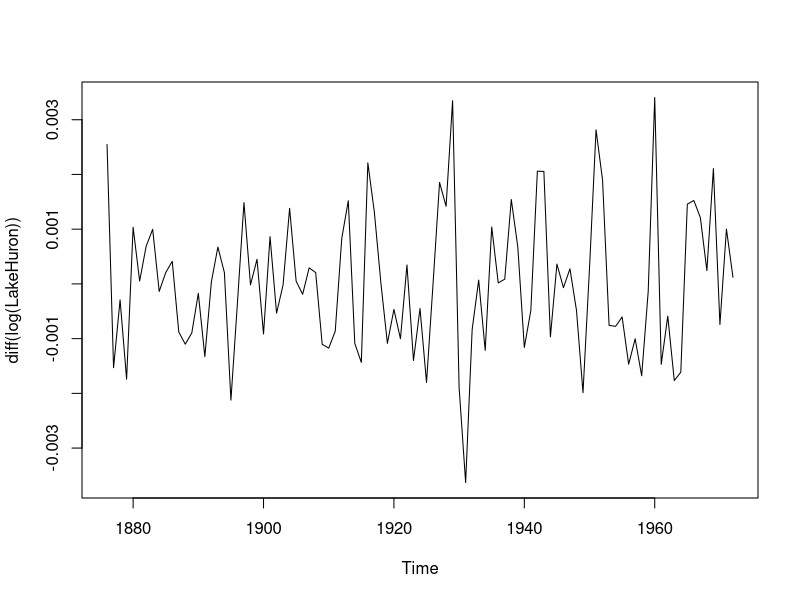
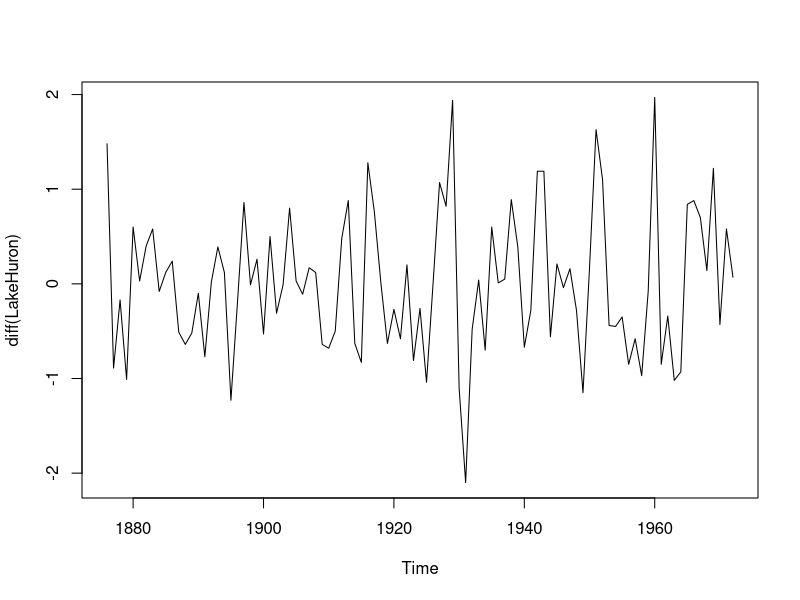
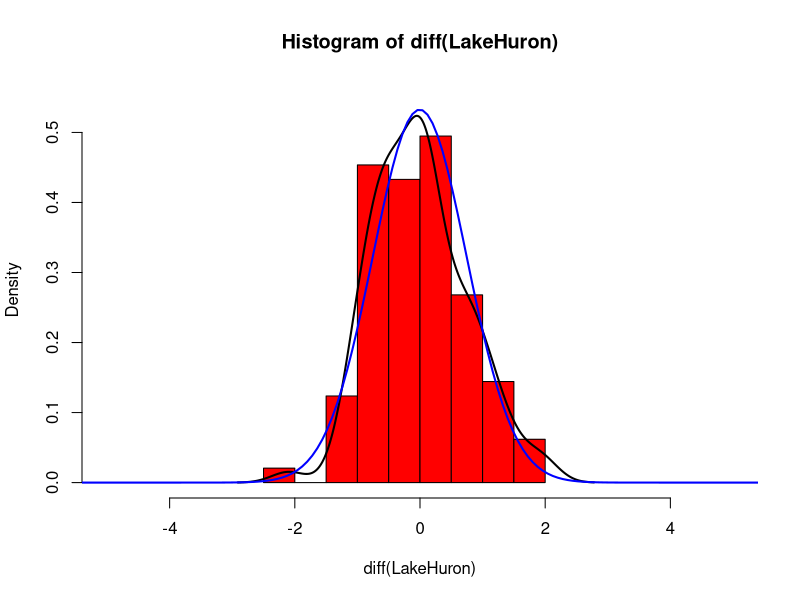

The R source for these figures, in order: (Note: this script raises an error after producing the figures.)
## ---- chunk 1
library(forecast)

## ---- chunk 2
data("LakeHuron")
head(LakeHuron)
# Test de normalidad
plot(diff(log(LakeHuron)),type = "l")

# Muestra posibles atipicidades
plot(diff(LakeHuron),type = "l")

# Hay que jugar un poco con los limites, porque a veces sale un poco cortado el grafico  o s eve muy pequenno si la escala es muy grande.
hist(diff(LakeHuron),
     prob = T,
     ylim = c(0,0.55),
     xlim = c(-5,5),
     col = "red")

lines(density(diff(LakeHuron)),lwd = 2)

mu <- mean(diff(LakeHuron))
mu

sigma <- sd(diff(LakeHuron))
sigma

x <- seq(-40,40,length = 1000)
min(x)
max(x)

y <- dnorm(x,mu,sigma)
lines(x,y,lwd = 2,col = "blue")

# Prueba de Shapiro

df <- diff(LakeHuron)
shapiro.test(df) # No hay evidencia suficiente para rechazar la hipotesis
## ---- chunk 3
# Grafico para mostrar la descompocision de una serie
plot(stl(LakeHuron,
         s.window = "periodic")) # No funciona porque no hay periodo o tiene muy pocos datos
## ---- chunk 4
# Se carga la base de Datos de Lake Hurón, que contine datos sobre los niveles de agua (en pies) de dicho lago desde 1875 a 1972 (datos anuales)

data(LakeHuron)
LakeHuron

# Se crea el Peridiograma

res <- spec.pgram(LakeHuron, log = "no") # ver cuales son los espectros mas grandes, y si hay ciclos, son puntos que debemos darle prioridad
res 

res$freq
res$spec

# Ordenar las frecuencias con respecto al espectro
order(res$spec,res$freq,decreasing = TRUE)  

# SE SELECCIONAN LAS PRIMERAS TRES POSICIONES

# La posición 1 del order se debe ignorar, si queda dentro de las primeras tres posiciones

max1 <- res$freq[3] # "3" sale del espectro ordenado
max1

max2 <- res$freq[13]
max2

max3 <- res$freq[9]
max3

# El primer "pico" ocurre en: 0.03
abline(v = max1, 
       lty = "dotted", 
       col = "red")

# Para el cálculo del períodos, se toma 1 como la frecuencia de la Serie, pues los datos son anuales
# Esto implica que el periodo es:

periodo1 <- 1/max1 # "1" porque los datos son anuales, si son mensuales se pone 12, si son diarios 365... cambia de acuerdo a la frecuencia de los datos.
periodo1 # Muy grande para el tamaño de la serie

# El segundo "pico" ocurre en: 0.13
abline(v = max2, 
       lty = "dotted",
       col = "blue")

# Esto implica que el periodo es:
periodo2 <- 1/max2
periodo2


# El tercer "pico" ocurre en: 0.09
abline(v = max3, 
       lty = "dotted",
       col = "magenta")

# Esto implica que el periodo es:
periodo3 <- 1/max3
periodo3
## ---- chunk 5
# Creamos el modelo SARIMA(1,2,1)(2,1,0)
# Con periodo = 11 (el que obtuvimos en los periodos de arriba). 33 lo descartamos porque era muy grande para este caso
fit <- arima(LakeHuron,
             order = c(1,2,1),
             seasonal = list(order = c(2,1,0),
                             period = 11))

LH.pred <- predict(fit, 
                   n.ahead = 8)
LH.pred
## ---- chunk 6
# p=1 (Lineas que se salen del grafico "Patrial ACF")
layout(matrix(c(1,1,2,3), 2, 2, byrow = TRUE))

plot(LakeHuron,
     xlim = c(1875,1980),
     ylim = c(575,584),
     type = "o")

lines(LH.pred$pred,
      col = "red",
      type = "o")

lines(LH.pred$pred + 2*LH.pred$se,
      col = "red",
      lty = 3,
      type = "o")

lines(LH.pred$pred - 2*LH.pred$se,
      col = "red",
      lty = 3,
      type = "o")

acf(LakeHuron, 
    main = "Autocorrelación Simple",
    col = "black",
    ylim = c(-1,1))

pacf(LakeHuron,main = "Autocorrelación Parcial",
     col = "black",
     ylim = c(-1,1))
## ---- chunk 7
## SARIMA(2,2,1)(2,1,2)
fit <- arima(LakeHuron,
             order = c(2,2,1),
             seasonal = list(order = c(2,1,2), period = 11))

LH.pred <- predict(fit,n.ahead = 8) # 8 predicciones a futuro

layout(matrix(c(1,1,2,3), 2, 2, byrow = TRUE))

plot(LakeHuron,
     xlim = c(1875,1980),
     ylim = c(575,584), type = "o")

lines(LH.pred$pred,col = "green", type = "o")

lines(LH.pred$pred + 2*LH.pred$se,
      col = "green",
      lty = 3, 
      type = "o")

lines(LH.pred$pred - 2*LH.pred$se,
      col = "green",
      lty = 3, 
      type = "o")

acf(LakeHuron, 
    main = "Autocorrelación Simple",
    col = "black",
    ylim = c(-1,1))

pacf(LakeHuron, 
     main = "Autocorrelación Parcial",
     col = "black",
     ylim = c(-1,1))
## ---- chunk 8
prediccion <- forecast(fit, h = 30)
plot(prediccion)

## ---- chunk 9
# Modelo para período 7 SARIMA(2,2,2)(3,3,3)

fit <- arima(LakeHuron,order=c(2,2,2),seasonal=list(order=c(3,3,3),period=7))
LH.pred<-predict(fit,n.ahead=8)
layout(matrix(c(1,1,2,3), 2, 2, byrow = TRUE))
plot(LakeHuron,xlim=c(1875,1980),ylim=c(575,584),type="o")
lines(LH.pred$pred,col="blue",type="o")
lines(LH.pred$pred+2*LH.pred$se,col="blue",lty=3,type="o")
lines(LH.pred$pred-2*LH.pred$se,col="blue",lty=3,type="o")
acf(LakeHuron,main="Autocorrelación Simple",col="black",ylim=c(-1,1))
pacf(LakeHuron,main="Autocorrelación Parcial",col="black",ylim=c(-1,1))
## ---- chunk 10
caj104 <- read.csv("cajero104.csv", header = F, sep = ',', dec = '.' )

# Iniciando el 1° de enero del 2008. Como los datos son diarios, la frecuencia es 365

caj104 <- ts(caj104[,1],
             start = c(2008,1), 
             frequency = 365) # Si aqui nos da 7, son 7 dias
# siembre hay que revisar en que formato esta nuestra serie de datos y hacer la conversion.

period104 <- spec.pgram(caj104, log = "no")

pos <- order(period104$spec,
             period104$freq,
             decreasing = TRUE) 
pos[1:3]

# La posición 1 en order se debe ignorar
max1 <- period104$freq[71]
max1

max2 <- period104$freq[154]
max2

max3 <- period104$freq[309]
max3

is.ts(caj104) # Verificar la serie de tiempo

# El primer "pico" ocurre en: max1
abline(v = max1, lty = "dotted", col = "red")
# Esto implica que el periodo es:
# Donde 365 es la frecuencia de la Serie
periodo1 <- 365/max1
periodo1

# El segundo "pico" ocurre en: max2
abline(v = max2, lty = "dotted", col = "blue")
# Esto implica que el periodo es:
periodo2 <- 365/max2
periodo2

# El tercer "pico" ocurre en: 0.09
abline(v = max3, lty = "dotted", col = "magenta")

# Esto implica que el periodo es:
periodo3 <- 365/max3
periodo3

## ---- chunk 11
plot(stl(caj104,
         s.window = "periodic"))
## ---- chunk 12
# Con periodo = 15

auto.arima(caj104)
## ---- chunk 13
fit <- arima(caj104,
             order = c(2,1,2),
             seasonal = list(order = c(1,1,1),
                             period = 15))

LH.pred <- predict(fit,n.ahead = 48)

layout(matrix(c(1,1,2,3), 2, 2, byrow = TRUE))

plot(caj104,
     xlim = c(2008,2011), 
     type = "o")

lines(LH.pred$pred, col = "green",
      type = "o")

lines(LH.pred$pred + 2*LH.pred$se, 
      col = "green",
      lty = 3,
      type = "o")

lines(LH.pred$pred - 2*LH.pred$se,
      col = "green",
      lty = 3,
      type = "o")

acf(caj104, main = "Autocorrelación Simple", 
    col = "black",
    ylim = c(-1,1))

pacf(caj104,main = "Autocorrelación Parcial", 
     col = "black",
     ylim = c(-1,1))
## ---- chunk 14

plot(caj104, type = "o")

res <- HoltWinters(caj104)
plot(res)


plot(caj104,
     xlim = c(2008,2011))

lines(predict(res,n.ahead = 48), col = 2)
## ---- chunk 15

